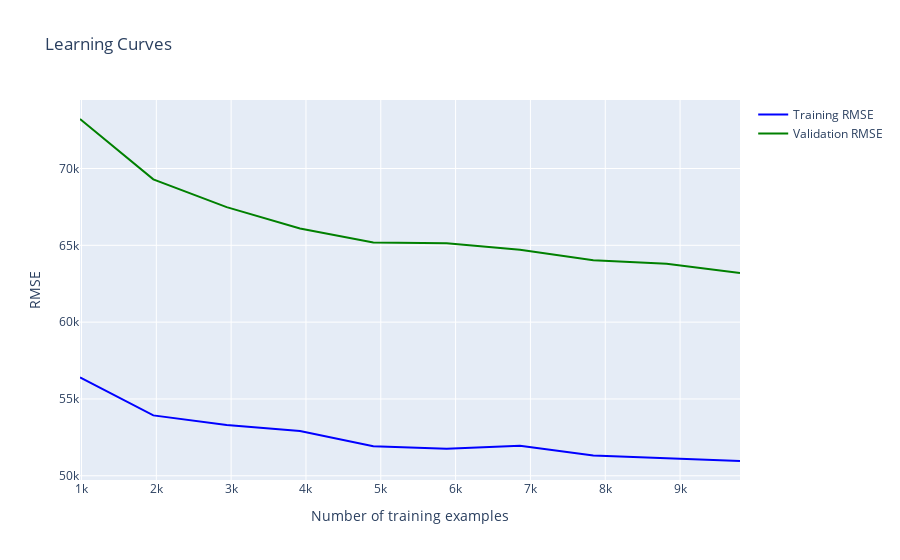

Write notebook code for a chart like this one.
### Code cell
# plot_learning_curves(pipe_rfr, Xpip_train, ypip_train, cv=5)

### Figure 1 — Plotly figure (JSON) as saved in the notebook; plotly's stock layout.template omitted (floating-point values rounded to 4 significant figures)
{"data": [{"line": {"color": "blue"}, "mode": "lines", "name": "Training RMSE", "type": "scatter", "x": [980, 1960, 2940, 3920, 4900, 5880, 6860, 7840, 8820, 9801], "y": [56400.0, 53930.0, 53310.0, 52920.0, 51920.0, 51760.0, 51950.0, 51320.0, 51140.0, 50960.0]}, {"line": {"color": "green"}, "mode": "lines", "name": "Validation RMSE", "type": "scatter", "x": [980, 1960, 2940, 3920, 4900, 5880, 6860, 7840, 8820, 9801], "y": [73220.0, 69290.0, 67480.0, 66100.0, 65190.0, 65130.0, 64710.0, 64030.0, 63800.0, 63200.0]}], "layout": {"title": {"text": "Learning Curves"}, "xaxis": {"title": {"text": "Number of training examples"}}, "yaxis": {"title": {"text": "RMSE"}}}}
